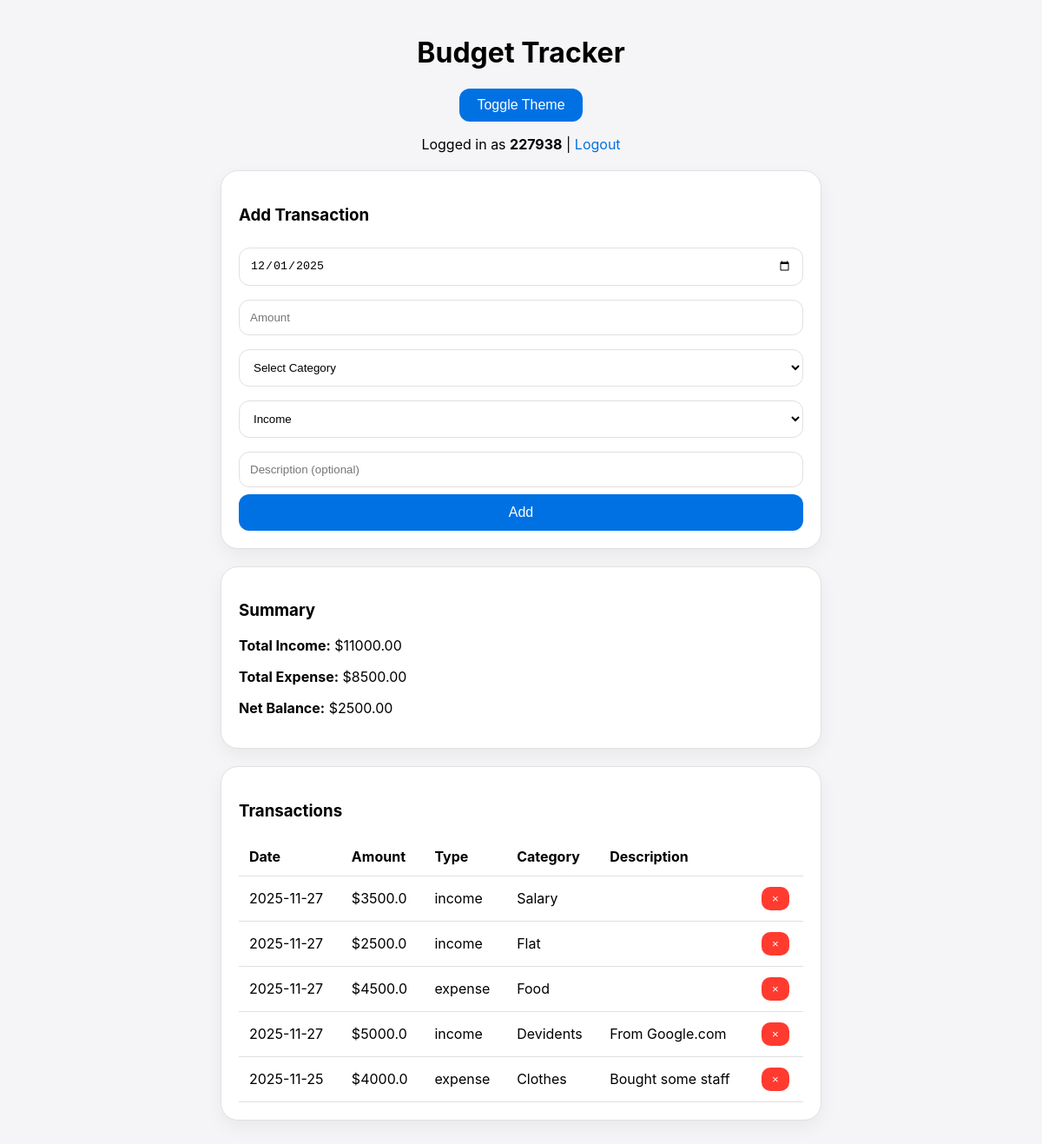
Page / (signed in) on the earlier database version.
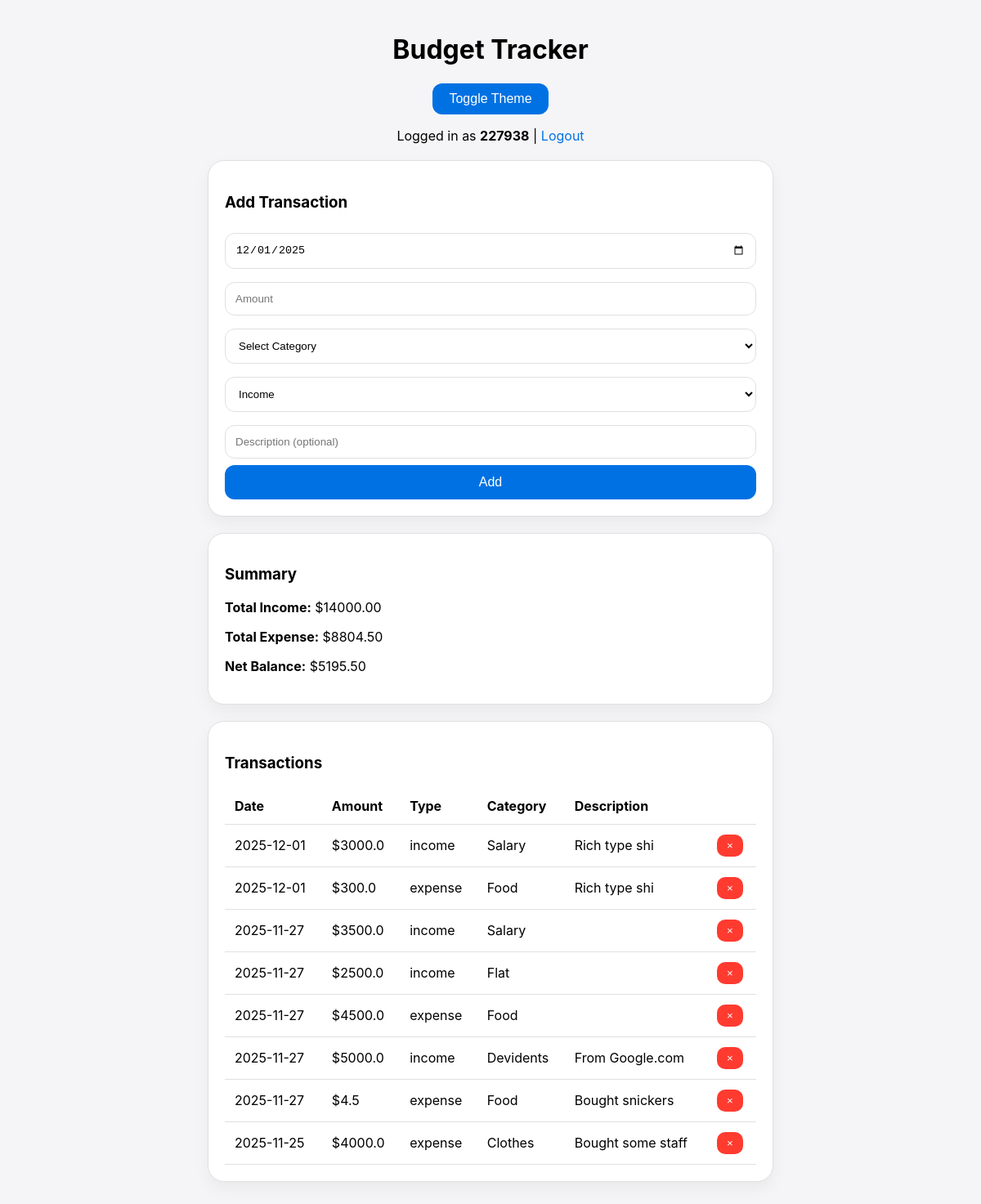
Same page on the later database version.
### tables this page shows
CREATE TABLE transactions(
        id INTEGER PRIMARY KEY AUTOINCREMENT,
        user_id INTEGER NOT NULL,
        date TEXT NOT NULL,
        amount REAL NOT NULL,
        category TEXT NOT NULL,
        type TEXT NOT NULL,
        description TEXT,
        FOREIGN KEY(user_id) REFERENCES users(id)
    );

### app.py (the view)
@app.route('/')
def home():
    if not session.get('user_id'):
        return redirect('/login')
    conn = get_conn()
    rows = conn.execute(
        "SELECT * FROM transactions WHERE user_id=? ORDER BY date DESC",
        (session['user_id'],)
    ).fetchall()
    income = conn.execute(
        "SELECT COALESCE(SUM(amount),0) FROM transactions WHERE type='income' AND user_id=?",
        (session['user_id'],)
    ).fetchone()[0]
    expense = conn.execute(
        "SELECT COALESCE(SUM(amount),0) FROM transactions WHERE type='expense' AND user_id=?",
        (session['user_id'],)
    ).fetchone()[0]
    conn.close()
    return render_template(
        'home.html',
        rows=rows,
        income=f"{income:.2f}",
        expense=f"{expense:.2f}",
        net=f"{income-expense:.2f}",
        today=datetime.today().strftime('%Y-%m-%d'),
        username=session['username'],
        theme=get_theme()
    )

### app.py (called while the page is built)
def get_theme():
    return request.cookies.get("theme", "light")

### db.py (called while the page is built)
def get_conn():
    conn = sqlite3.connect("budget.db")
    conn.row_factory = sqlite3.Row
    return conn

### templates/home.html (shortened to what this page needs)
{% extends "base.html" %}
{% block content %}
<h1 style='text-align:center;'>Budget Tracker</h1>
<div class='theme-toggle'>
    <button onclick='switchTheme()' class='btn' style="width: auto; padding: 10px 20px;">Toggle Theme</button>
</div>
<p style='text-align:center;'>Logged in as <b>{{username}}</b> | <a href='/logout'>Logout</a></p>
<div class='card'>
<h3>Add Transaction</h3>
<form method='POST' action='/add'>
    <input type='date' name='date' value='{{today}}' required>
    <input type='number' name='amount' step='0.01' placeholder='Amount' required>
    <select name='category' required>
        <option value="" disabled selected>Select Category</option>
    </select>
    <select name='type'>
        <option value='income'>Income</option>
    </select>
    <input name='description' placeholder='Description (optional)'>
    <button class='btn'>Add</button>
</form>
</div>
<div class='card'>
<h3>Summary</h3>
<p><b>Total Income:</b> ${{income}}</p>
<p><b>Total Expense:</b> ${{expense}}</p>
<p><b>Net Balance:</b> ${{net}}</p>
</div>
<div class='card table-container'>
<h3>Transactions</h3>
<table>
<tr>
    <th>Date</th><th>Amount</th><th>Type</th><th>Category</th><th>Description</th><th></th>
</tr>
{% for row in rows %}
<tr>
    <td>{{row.date}}</td>
    <td>${{row.amount}}</td>
    <td>{{row.type}}</td>
    <td>{{row.category}}</td>
    <td>{{row.description}}</td>
    <td>
        <form method='POST' action='/delete/{{row.id}}' onsubmit="return confirm('Are you sure you want to delete this?');">
            <button class='delete-btn'>&times;</button>
        </form>
    </td>
</tr>
{% endfor %}
</table>
</div>
{% endblock %}

### templates/base.html (shortened to what this page needs)
<!DOCTYPE html>
<html lang="en">
<head>
</head>
<body data-theme='{{theme}}'>
    {% block content %}{% endblock %}
</body>
</html>

### templates/base.html (style rules this page uses)
:root { --bg-light: #f5f5f7; --card-light: #ffffff; --text-light: #000000; --border-light: #e0e0e0; --bg-dark: #1c1c1e; --card-dark: #2c2c2e; --text-dark: #f5f5f7; --border-dark: #3a3a3c; }
body[data-theme='light'] { --bg: var(--bg-light); --card: var(--card-light); --text: var(--text-light); --border: var(--border-light); }
body { margin:0; padding:20px; background: var(--bg); font-family: -apple-system, BlinkMacSystemFont, "Segoe UI", Roboto; color: var(--text); transition: background .3s, color .3s; }
.card { background: var(--card); border:1px solid var(--border); padding:20px; max-width:650px; margin:20px auto; border-radius:20px; box-shadow:0 8px 20px rgba(0,0,0,0.05); transition: background .3s, border .3s; }
input, select { width:100%; padding:12px; margin:8px 0; border-radius:12px; border:1px solid var(--border); background:var(--card); color:var(--text); box-sizing: border-box; }
.btn { width:100%; padding:12px; background:#0071e3; border:none; border-radius:12px; color:white; cursor:pointer; font-size:1rem; }
.table-container { overflow-x:auto; }
table { width:100%; border-collapse:collapse; }
td, th { padding:12px; border-bottom:1px solid var(--border); text-align: left; }
.delete-btn { background:#ff3b30; color:white; padding:6px 12px; border:none; border-radius:10px; cursor:pointer; }
.theme-toggle { text-align:center; margin:10px; }
a { color: #0071e3; text-decoration: none; }

Differences in the rows shown:
added transactions: date "2025-12-01", amount "3000.0", type "income", category "Salary", description "Rich type shi"
added transactions: date "2025-12-01", amount "300.0", type "expense", category "Food", description "Rich type shi"
added transactions: date "2025-11-27", amount "4.5", type "expense", category "Food", description "Bought snickers"
Other differences:
{{ income }}: "11000.00" → "14000.00"
{{ expense }}: "8500.00" → "8804.50"
{{ net }}: "2500.00" → "5195.50"
